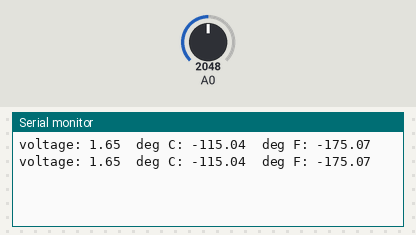
Bench run of a sketch on a simulated Particle Photon. Parts: the last lines printed to the serial monitor. Inputs (shaded band) come from the test bench; at power-on: A0 = 2048.

Above: at 2.8 s.
2.9 s: A0 set to 2866
At 5.3 s:
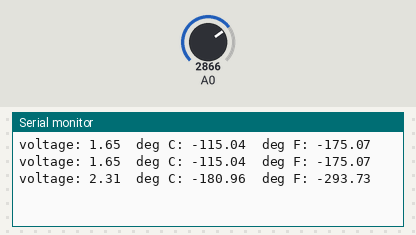
5.6 s: A0 set to 3603
At 6.6 s:
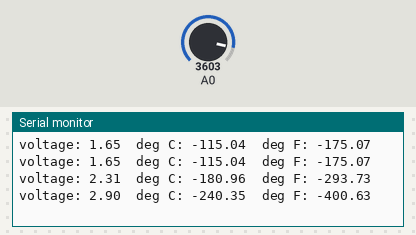
Timing chart, 0 to 8.6 s (numbered marks = the images above; inputs shaded):
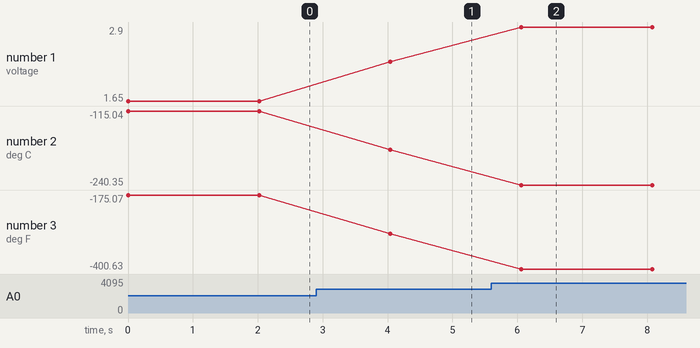

The sketch:

temperature.ino
```cpp
double temperature = 0.0;

void setup()
{

  Serial.begin(9600);
  Spark.variable("temperature", &temperature, DOUBLE);
}


void loop()
{

  float voltage, degreesC, degreesF;

  voltage =  (analogRead(A0) * 3.3) / 4095;

  degreesC = (voltage - 0.5) * -100.0;

  degreesF = degreesC * (9.0/5.0) + 32.0;

  Serial.print("voltage: ");
  Serial.print(voltage);
  Serial.print("  deg C: ");
  Serial.print(degreesC);
  Serial.print("  deg F: ");
  Serial.println(degreesF);

  temperature = degreesC;
    Spark.publish("temperature", String(degreesC));

  delay(2000); // repeat once per second (change as you wish!)
}
```

Measured:
- after the input at 2.9 s, the serial monitor: prints a new line after 1.1 s (image 1)
- after the input at 5.6 s, the serial monitor: prints a new line after 0.46 s (image 2)
- plotted number 1: 1.65 → 2.31 after the input at 2.9 s, 2.31 → 2.9 after the input at 5.6 s
- plotted number 2: -115.04 → -180.96 after the input at 2.9 s, -180.96 → -240.35 after the input at 5.6 s
- plotted number 3: -175.07 → -293.73 after the input at 2.9 s, -293.73 → -400.63 after the input at 5.6 s
